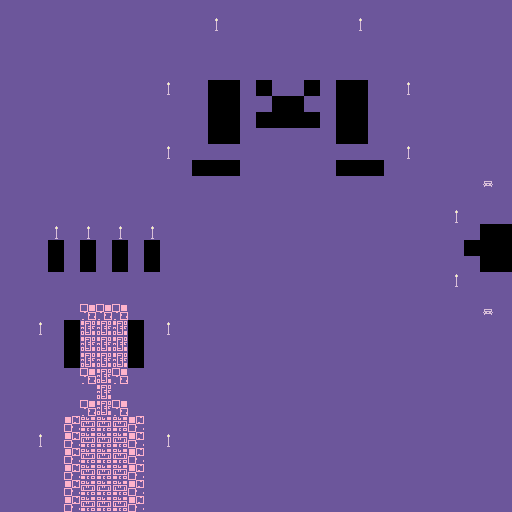

This is a level from a 2D game, rendered from its Tiled map with the project's own tilesets. A one-line summary and the map file follow, with tile-layer data summarised:
An orthogonal 32x32 tile map with 16x16 px tiles, 1 tile layer (Tile Layer 1).

<map version="1.4" tiledversion="1.4.3" orientation="orthogonal" renderorder="right-down" width="32" height="32" tilewidth="16" tileheight="16" infinite="0" nextlayerid="2" nextobjectid="1">
 <tileset firstgid="1" source="fountain_tiles.tsx" />
 <layer id="1" name="Tile Layer 1" width="32" height="32">
  <data>[1024 cells, 1024 non-empty, 22 distinct tile ids]</data>
 </layer>
</map>